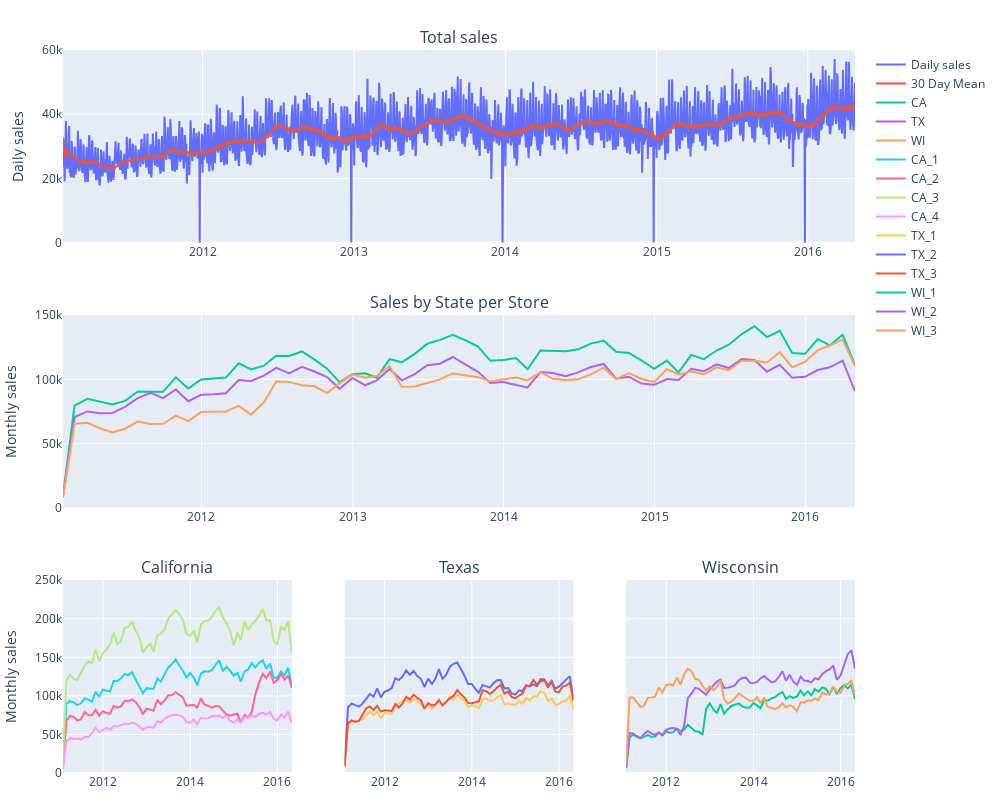

The notebook cell this image was saved under:
### Code cell
visualize.sales_by_store_and_state()
visualize.sales_per_category()
visualize.sales_per_department_and_store()
